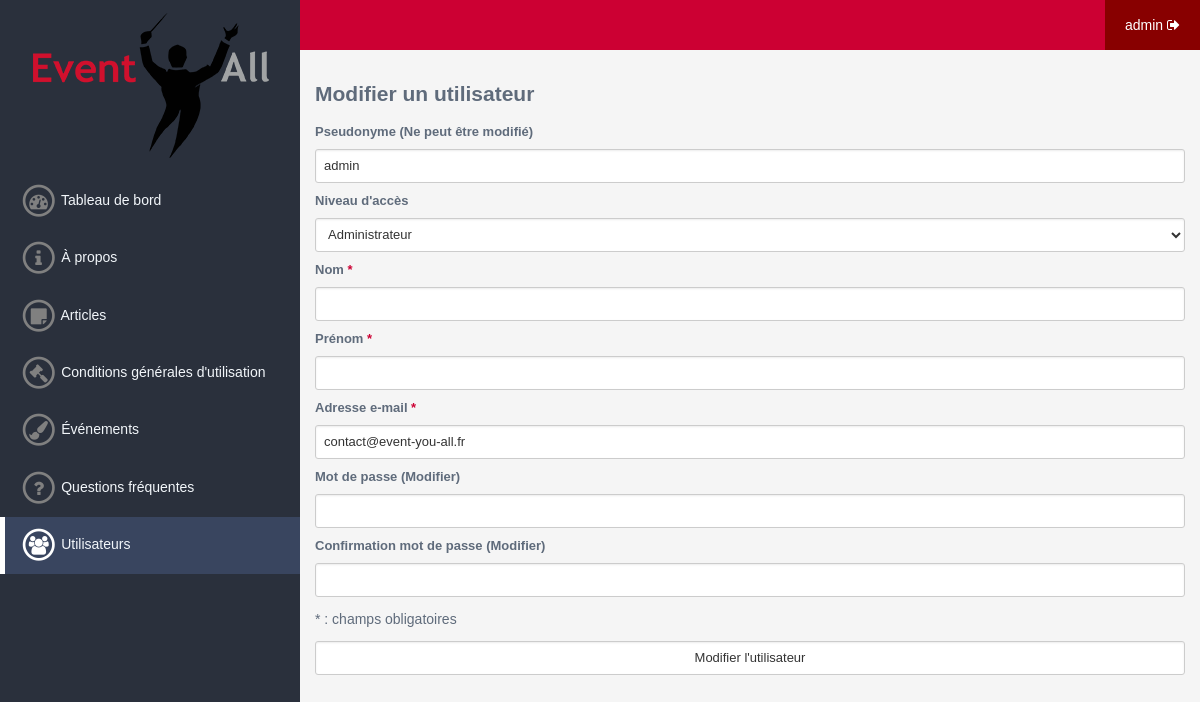
The page /admin/user/modify/1 (signed in) on the database its author committed.
### tables this page shows
CREATE TABLE IF NOT EXISTS `users` (
  `id` int(11) NOT NULL AUTO_INCREMENT,
  `nickname` varchar(255) NOT NULL,
  `email` varchar(255) NOT NULL,
  `password` varchar(255) NOT NULL,
  `photoprofil` varchar(255) DEFAULT NULL,
  `firstname` varchar(255) DEFAULT NULL,
  `lastname` varchar(255) DEFAULT NULL,
  `birthdate` date DEFAULT NULL,
  `sex` enum('m','f','ns') DEFAULT NULL,
  `phone` varchar(255) DEFAULT NULL,
  `adress` varchar(255) DEFAULT NULL,
  `zip_code` varchar(255) DEFAULT NULL,
  `city` varchar(255) DEFAULT NULL,
  `id_region` int(11) DEFAULT NULL,
  `commentaire` text DEFAULT NULL,
  `register_date` datetime DEFAULT NULL,
  `access` int(11) NOT NULL DEFAULT '0',
  `confirm` varchar(255) DEFAULT NULL,
  PRIMARY KEY (`id`)
);

### system/Controller.php (called while the page is built, shortened)
<?php
abstract class Controller {
	protected $view;
	protected $default_module;
	public final function execute($module = '', $params = array()) {
		 if(method_exists($this, $module)) {
			 return $this->$module($params);
		 }
	}
	public final function render() {
		$route  = Route::getRoute();
		$params = $route['params'];
		$module = (isset($params[0]) && method_exists($this, $params[0])) ? $params[0] : $this->default_module;
		if (isset($params[0]) && $params[0] == $module) {
			array_shift($params);
		}
		$model = $this->execute($module, $params);
		$render = $this->view->render($module, $model);
		$title = $this->view->getGlobalVar('title');
		$css   = $this->view->getGlobalVar('css');
		$js    = $this->view->getGlobalVar('js');
		return array(
			'title' => $title,
			'css'   => $css,
			'js'    => $js,
			'tpl'   => $render
		);
	}
	public function setModel($model) {
		$this->model = $model;
	}
	public function setView($view) {
		$this->view = $view;
	}
}
?>

### system/Main.php (called while the page is built, shortened)
<?php
class Main {
	private $is404 = false;
	public function __construct() {
		$this->exec();
	}
	private function route() {
		$error = false;
		$this->is404 = $error;
	}
	private function exec() {
		$route = Route::getRoute();
		$admin = $route['admin'] == 1;
		$app = !empty($route['app']) ? $route['app'] : ($admin ? Config::get('config.defaultadminapp') : Config::get('config.defaultapp'));
		if ($admin) {
			$app_dir   = APPS_DIR.$app.DS.'admin'.DS;
			$app_name_clear = str_replace(' ', '', ucwords(preg_replace('#[^a-zA-Z]+#', ' ', $app)));
			$app_class = $app_name_clear.'AdminController';
		} else {
			$app_dir   = APPS_DIR.$app.DS;
			$app_name_clear = str_replace(' ', '', ucwords(preg_replace('#[^a-zA-Z]+#', ' ', $app)));
			$app_class = $app_name_clear.'Controller';
		}
		if (is_dir($app_dir) && file_exists($app_dir.'controller.php') && !$this->is404) {
			if (class_exists($app_class) && get_parent_class($app_class) == 'Controller') {
				$controller = new $app_class();
				if (file_exists($app_dir.'model.php')) {
					$model_class = str_replace('Controller', 'Model', $app_class);
					if (class_exists($model_class)) {
						$controller->setModel(new $model_class());
					}
				}
				if (file_exists($app_dir.'view.php')) {
					$view_class = str_replace('Controller', 'View', $app_class);
					if (class_exists($view_class) && get_parent_class($view_class) == 'View') {
						$controller->setView(new $view_class());
					}
				}
			}
		}
		$app_rendered = $controller->render();
	}
}
?>

### index.php (called while the page is built, shortened)
<?php
require_once SYS_DIR.'System.php';
require_once SYS_DIR.'Config.php';
require_once SYS_DIR.'Main.php';
$eua = new Main();
?>

### system/Config.php (called while the page is built, shortened)
<?php
class Config {
	private static $configs = array();
	public static function get($path, $default = null) {
		$result = $default;
		if ($nodes = explode('.', $path)) {
			$config = &self::$configs;
			$path_count = count($nodes) - 1;
			for ($i = 0; $i < $path_count; $i++) {
				if (isset($config[$nodes[$i]])) {
					$config = &$config[$nodes[$i]];
				} else {
					break;
				}
			}
			if (isset($config[$nodes[$i]])) {
				$result = $config[$nodes[$i]];
			}
		}
		return $result;
	}
	public static function load($field, $file, $type = '') {
		switch(strtolower($type)) {
			case 'php':
				if (isset(${$field})) {
					self::$configs[$field] = ${$field};
				}
				break;
		}
		return true;
	}
}
?>

### system/config/config.php (called while the page is built)
<?php
$config = array(
  'base'            => 'http://localhost/Event-You-All',
  'defaultapp'      => 'events',
  'defaultadminapp' => 'board',
  'site_title'      => 'Event-You-All',
  'email'           => 'contact@event-you-all.fr'
);
?>

### apps/user/model.php (called while the page is built, shortened)
<?php
class UserModel {
  protected $db;
  public function __construct() {
    $this->db = System::getDb();
  }
  public function getUser($user_id) {
    $prep = $this->db->prepare('
      SELECT *
      FROM users
      WHERE id = :userid
    ');
    $prep->bindParam(':userid', $user_id, PDO::PARAM_INT);
    $prep->execute();
    return $prep->fetch(PDO::FETCH_ASSOC);
  }
}
?>

### system/System.php (called while the page is built, shortened)
<?php
class System {
	private static $dbInstance;
	public static function getDB() {
		if (!is_object(self::$dbInstance)) {
			$server   = Config::get('database.server');
			$dbname   = Config::get('database.dbname');
			$dsn      = 'mysql:dbname='.$dbname.';host='.$server;
			$user     = Config::get('database.user');
			$password = Config::get('database.pw');
			self::$dbInstance = new PDO($dsn, $user, $password);
			self::$dbInstance->query("SET NAMES 'utf8'");
			self::$dbInstance->setAttribute(PDO::ATTR_ERRMODE, PDO::ERRMODE_WARNING);
		}
		return self::$dbInstance;
	}
}
?>

### apps/user/admin/controller.php (called while the page is built, shortened)
<?php
class UserAdminController extends Controller {
  public function modify(array $params) {
    if(isset($params[0])) {
      $id_user = intval($params[0]);
      if(!($user = $this->model->getUser($id_user))) {
        return false;
      }
      $errors = array();
      return array(
        'id_user' => $id_user,
        'user'    => $user,
        'method'  => 'GET',
        'errors'  => $errors
      );
    }
    return false;
  }
}
?>

### apps/user/admin/views/modify.php (the view, shortened to what this page needs)
<div class="app-user app-user-admin app-user-admin-modify">
  <h2 class="title">Modifier un utilisateur</h2>
  <form method="post" action="<?php echo Config::get("config.base"); ?>/admin/user/modify/<?php echo $model['id_user']; ?>">
    <div>
      <label for="nickname">Pseudonyme (Ne peut être modifié)</label> <input type="text" name="nickname" id="nickname" value="<?php echo $model['user']['nickname']; ?>" disabled />
      <label for="access">Niveau d'accès</label>
      <select name="access" id="access">
        <option value="3"<?php if($model['user']['access'] == 3) echo ' selected'; ?>>Administrateur</option>
      </select>
      <label for="lastname">Nom <span class="required">*</span></label> <input type="text" name="lastname" id="lastname" value="<?php echo $model['user']['lastname']; ?>" />
      <label for="firstname">Prénom <span class="required">*</span></label> <input type="text" name="firstname" id="firstname" value="<?php echo $model['user']['firstname']; ?>" />
      <label for="email">Adresse e-mail <span class="required">*</span></label> <input type="email" name="email" id="email" value="<?php echo $model['user']['email']; ?>" />
      <label for="password">Mot de passe (Modifier)</label> <input type="password" name="password" id="password" />
      <label for="password_confirm">Confirmation mot de passe (Modifier)</label> <input type="password" name="password_confirm" id="password_confirm" />
      <p>* : champs obligatoires</p>
      <input type="submit" value="Modifier l'utilisateur" class="submit" id="submit" />
    </div>
  </form>
</div>

### templates/styles/admin.css (style rules this page uses)
* { box-sizing: border-box; }
html { height: 100%; }
body { height: 100%; background: #f5f5f5; color: #5f6b7b; font-family: "Trebuchet MS", Helvetica, sans-serif; font-size: 14px; }

### apps/user/admin/styles/modify.css (style rules this page uses)
div.app-user span.required { color: #CC0033; font-size: bold; }
div.app-user label { width: 100%; margin: 10px 0; display: block; font-size: 13px; font-weight: bold; }
div.app-user input, div.app-user select { width: 100%; display: block; min-height: 34px; padding: 7px 8px; font-size: 13px; color: #333; vertical-align: middle; background-color: #fff; border: 1px solid #ccc; border-radius: 3px; outline: none; box-shadow: inset 0 1px 2px rgba(0,0,0,0.075); transition: all 0.15s ease-in-out; }
div.app-user input.submit { transition: all 0.3s ease; }

### rows shown on the page
users: nickname "admin", access "Administrateur", email "contact@event-you-all.fr"

### other values the page prints
$admin_app['name'] "À propos"
$admin_app['name'] "Articles"
$admin_app['name'] "Conditions générales d'utilisation"
$admin_app['name'] "Événements"
$admin_app['name'] "Questions fréquentes"
$admin_app['name'] "Utilisateurs"
$_SESSION['nickname'] "admin"
